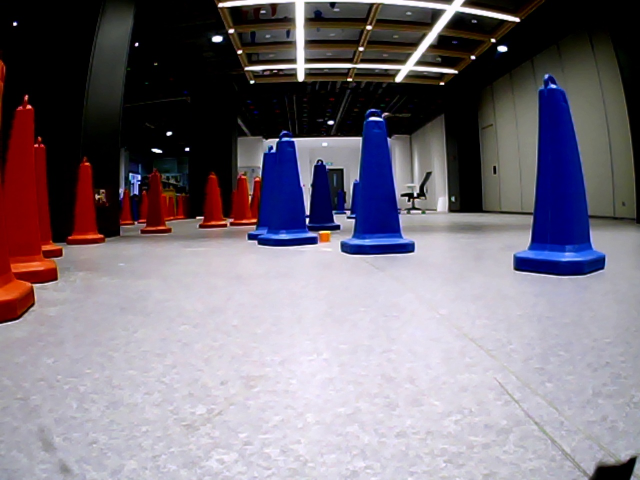
#> input picture img/17.jpg, 1280 x 960 px (shown at 1/2 size)
$ python main.py
#> lines starting #> are read from the running program, lines starting #| are printed output that depends on the picture; after the words box and inside, x2 and y2 are one past the last pixel; in counts of white or black regions, pixels touching at a corner belong together; long printed decimals are rounded
#> further down, img is the input picture: shape (960, 1280, 3); mean B, G, R 125.9, 115.1, 122.4
import cv2
import numpy as np
import time
import numba

class FindMiddleLine:
    def __init__(self, raw_img):
        self.raw_img = raw_img

    def find_line(self):
        img = self.raw_img

        down_width = 640
        down_height = 320


        down_points = (down_width, down_height)

        small_img = cv2.resize(img, down_points, interpolation=cv2.INTER_LINEAR)
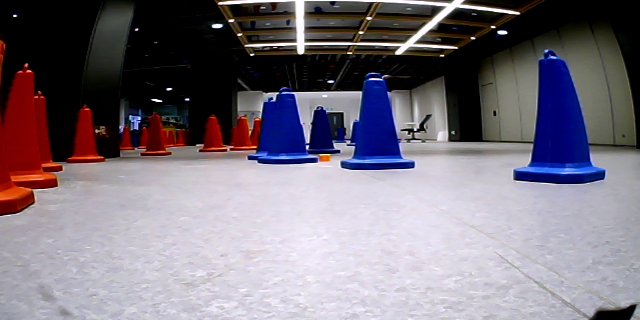
#> small_img: shape (320, 640, 3); mean B, G, R 126.1, 115.3, 122.5

        start_pix = 80
        end_pix = 250
        max_pix = (end_pix-start_pix * 640 )
        detected_img = small_img[start_pix:end_pix, 0:640]
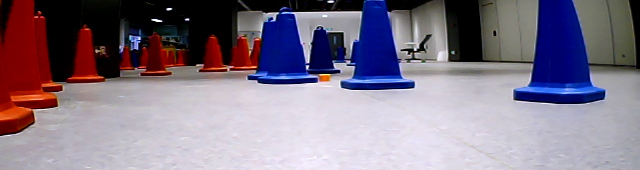
#> detected_img: shape (170, 640, 3); mean B, G, R 136.6, 120, 131.3

        hsv = cv2.cvtColor(detected_img, cv2.COLOR_BGR2HSV)
#> hsv: shape (170, 640, 3); mean H, S, V 93.5, 79, 149.5

        blue_shv = [[100, 128], [130, 255], [50, 240]]

        red_hsv = [[0, 18], [149, 255], [85, 240]]
        red_hsv_2 = []
        blue_inrange = cv2.inRange(hsv, np.array([100, 130, 50]), np.array([128, 255, 240]))
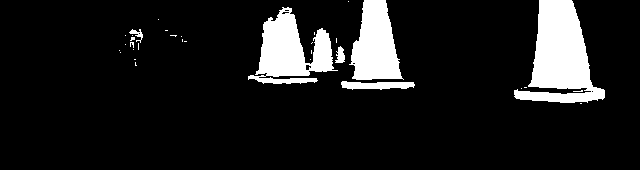
#> blue_inrange: shape (170, 640); 11.4% white; 33 white regions (27 under 20 px), largest, box (x1, y1, x2, y2) and area: (514, 0, 605, 103) 5146, (248, 7, 338, 84) 3550, (349, 0, 404, 80) 2901, (341, 81, 415, 90) 474, (335, 46, 345, 63) 112, (129, 29, 143, 43) 73
        red_inrange = cv2.inRange(hsv, np.array([0, 149, 85]), np.array([24, 255, 240]))
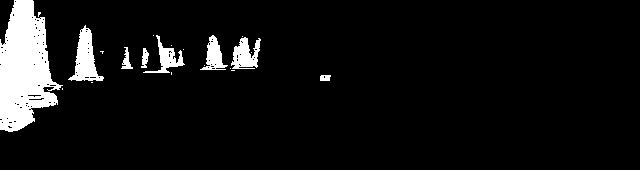
#> red_inrange: shape (170, 640); 7.4% white; 21 white regions (13 under 20 px), largest, box (x1, y1, x2, y2) and area: (0, 0, 63, 132) 5274, (68, 25, 104, 81) 916, (231, 37, 261, 69) 591

        blue_inrange = blue_inrange.astype(np.int32)
        red_inrange = red_inrange.astype(np.int32)
        different = np.sum(red_inrange)
#> different = 2042550
        print(different)
#| 2042550
        different -= np.sum(blue_inrange)
#> different = -1108740
        different = different/(max_pix*255)
#> different = 0.0853
        print(different)
#| 0.08534
        return different

    def trun_around(self):
        img = self.raw_img
        down_width = 640
        down_height = 320

        down_points = (down_width, down_height)

        small_img = cv2.resize(img, down_points, interpolation=cv2.INTER_LINEAR)

        start_pix = 80
        end_pix = 250
        max_pix = (end_pix - start_pix * 640)
        detected_img = small_img[start_pix:end_pix, 0:640]

    """
        print(different)
        blue_inrange = blue_inrange.astype(np.uint8)
        red_inrange = red_inrange.astype(np.uint8)
        cv2.imshow("qwq", blue_inrange)
        cv2.imshow("pap", red_inrange)
        if cv2.waitKey() != "q":

            cv2.destroyAllWindows()

        print(different)
    """


# contribution by huawei
if __name__ == "__main__":
    img = cv2.imread("img/17.jpg")
    find = FindMiddleLine(img)
    st = time.time()

    st = time.time()
    find.find_line()
    en = time.time()
    print(1/(en - st))

$ run again, with img/0.jpg copied over img/17.jpg
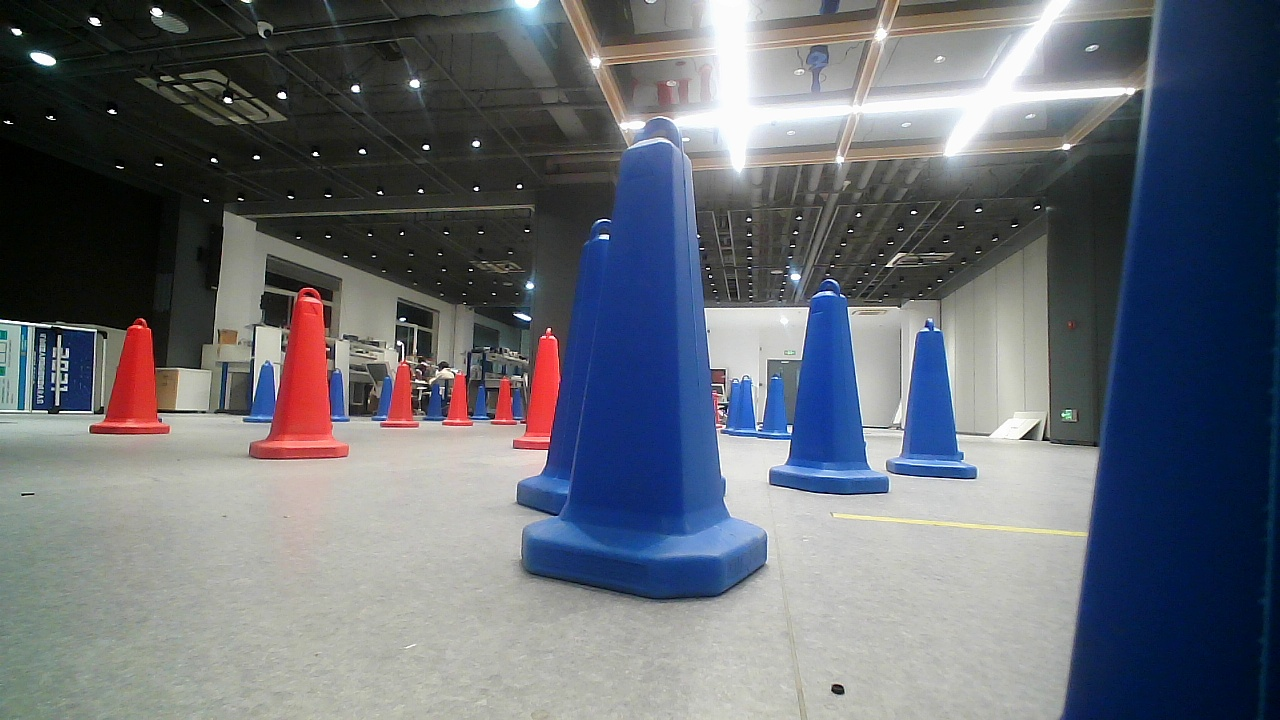
#> input picture img/0.jpg, 1280 x 720 px
#> img is the input picture: shape (720, 1280, 3); mean B, G, R 115.4, 107.2, 102.7
#> hsv: shape (170, 640, 3); mean H, S, V 67.1, 91.8, 120.9
#> in find_line, `blue_inrange = cv2.inRange(hsv, np.array([100, 130, 50]), np.array([12..`:
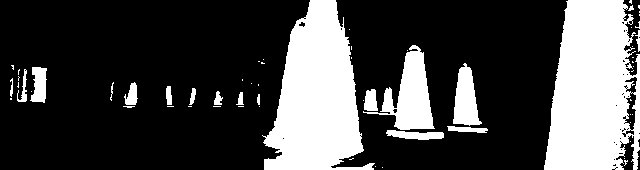
#> blue_inrange: shape (170, 640); 27.9% white; 63 white regions (44 under 20 px), largest, box (x1, y1, x2, y2) and area: (544, 0, 640, 170) 12793, (262, 0, 375, 170) 11662, (363, 45, 435, 130) 2538
#> in find_line, `red_inrange = cv2.inRange(hsv, np.array([0, 149, 85]), np.array([24, 2..`:
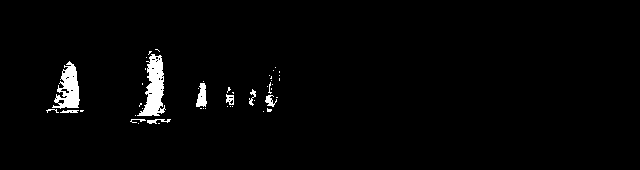
#> red_inrange: shape (170, 640); 2.1% white; 47 white regions (37 under 20 px), largest, box (x1, y1, x2, y2) and area: (137, 54, 166, 116) 936, (52, 61, 80, 109) 725, (196, 83, 207, 107) 178
#> in find_line, `different = np.sum(red_inrange)`: different = 584715
#| 584715
#> in find_line, `different -= np.sum(blue_inrange)`: different = -7162440
#> in find_line, `different = different/(max_pix*255)`: different = 0.551
#| 0.5513

$ run again, with img/10.jpg copied over img/17.jpg
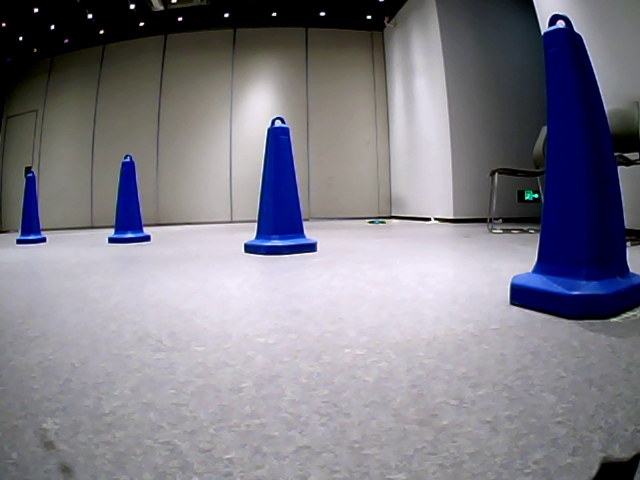
#> input picture img/10.jpg, 1280 x 960 px (shown at 1/2 size)
#> img is the input picture: shape (960, 1280, 3); mean B, G, R 136, 125.9, 127.4
#> in find_line, `detected_img = small_img[start_pix:end_pix, 0:640]`:
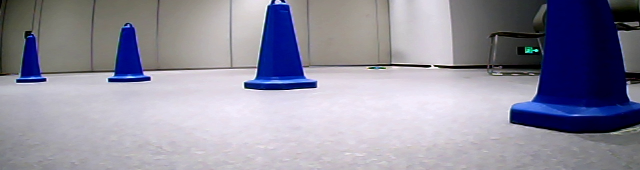
#> detected_img: shape (170, 640, 3); mean B, G, R 159.5, 143.1, 144.8
#> hsv: shape (170, 640, 3); mean H, S, V 104, 53.9, 162.2
#> in find_line, `blue_inrange = cv2.inRange(hsv, np.array([100, 130, 50]), np.array([12..`:
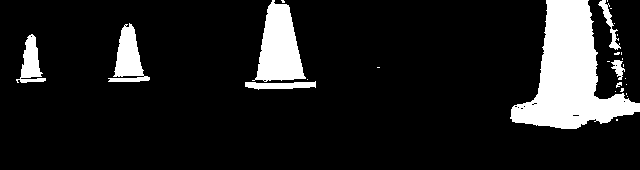
#> blue_inrange: shape (170, 640); 12.5% white; 27 white regions (19 under 20 px), largest, box (x1, y1, x2, y2) and area: (510, 0, 640, 129) 8059, (252, 0, 306, 82) 2652, (108, 23, 150, 82) 1217
#> in find_line, `different = np.sum(red_inrange)`: different = 0
#| 0
#> in find_line, `different -= np.sum(blue_inrange)`: different = -3463155
#> in find_line, `different = different/(max_pix*255)`: different = 0.267
#| 0.2666
